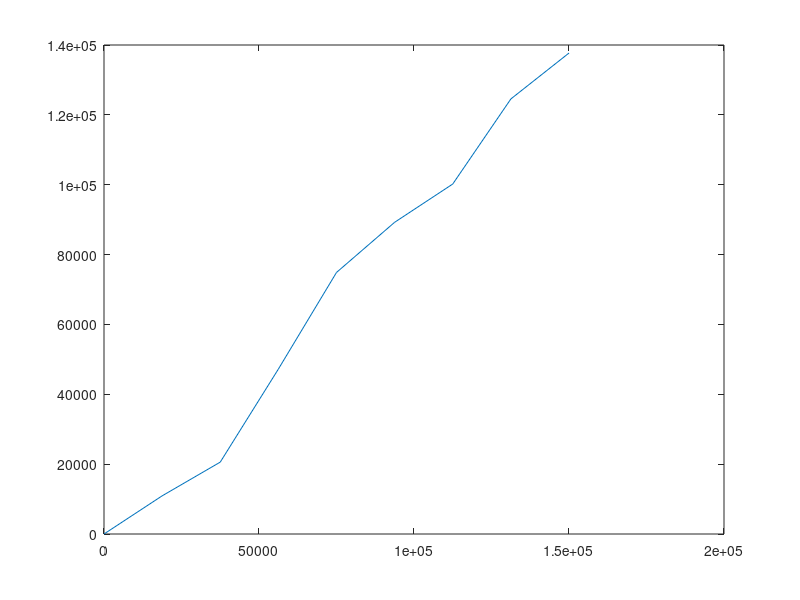
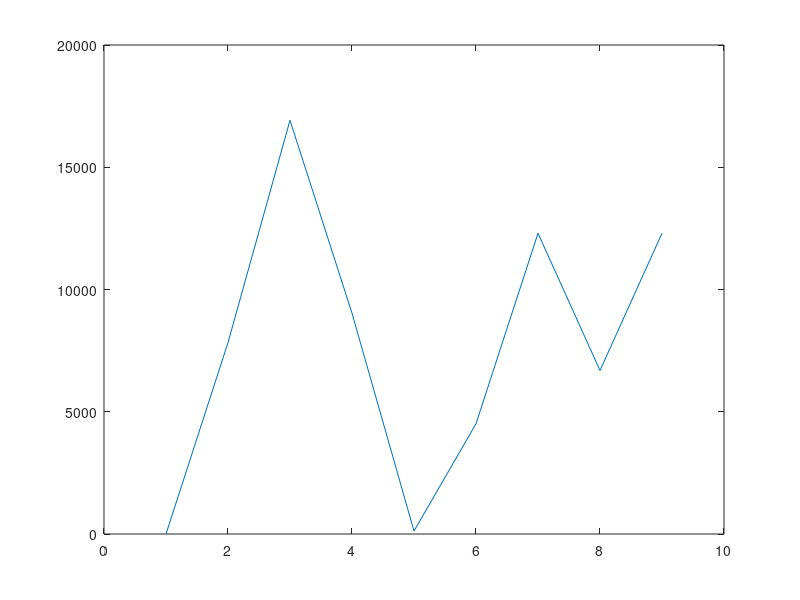

Recreate these plots in MATLAB, in order.
% compare open-loop target values vs. measured values
clc, clear, close all;

target = 0:150000/8:150000;
measured = [0,10920,20580,47220,74880,89240,100200,124560,137700];

plot(target,measured);
figure(2)
plot(target-measured);
